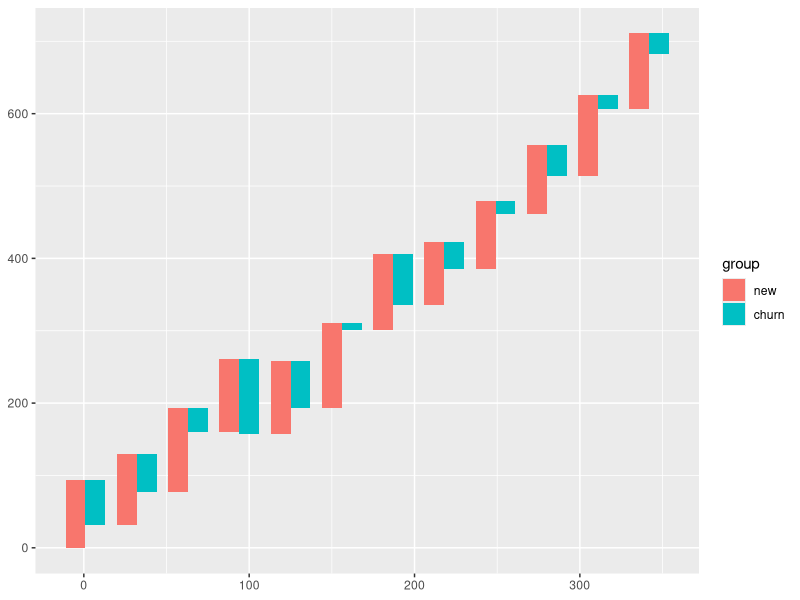
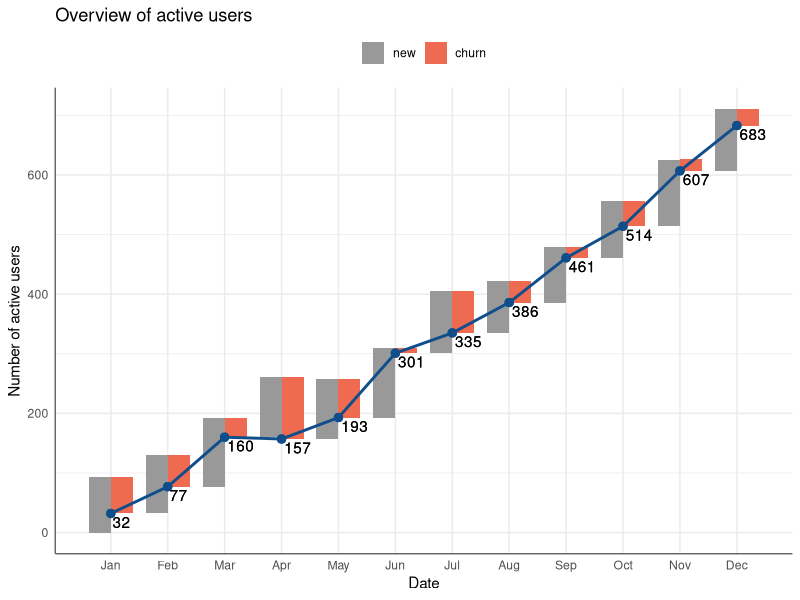
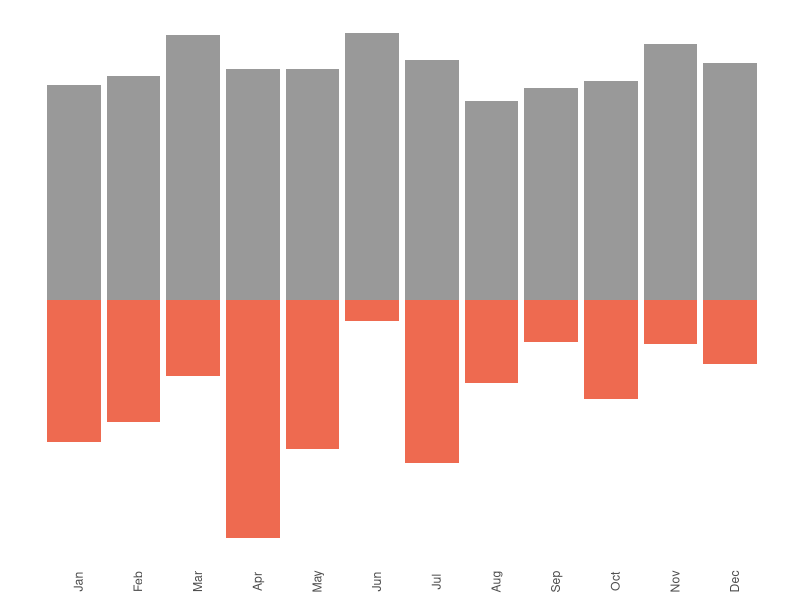
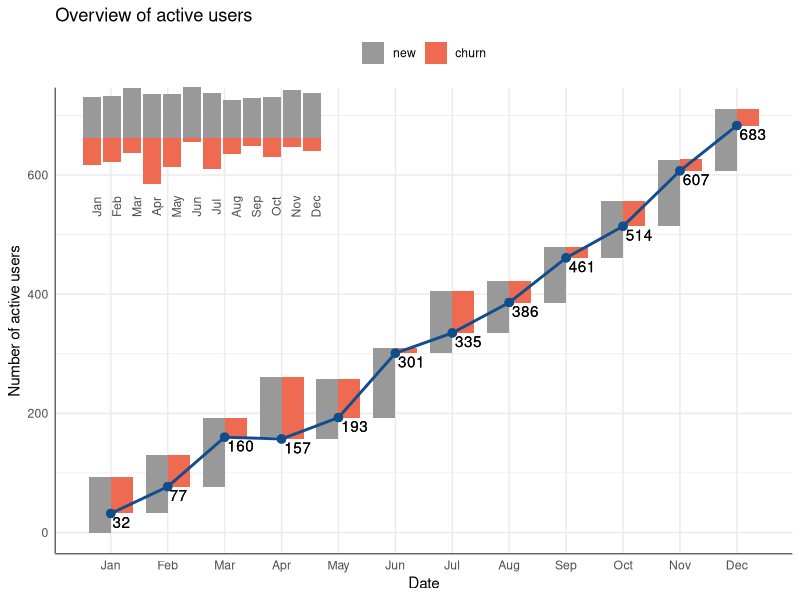

The R source for these figures, in order:
## ---- chunk 1
knitr::opts_chunk$set(warning = F, message = F)
## ---- chunk 2
# Load library
library(tidyverse)
library(ggplot2)
library(reshape2)
library(lubridate)
library(grid)
library(gridExtra)

# Create data for simulation
set.seed(123)
data <- data.frame(date = seq(1, 372, by = 31) %>% as_date)
data <- data %>% 
  mutate(new = abs(rnorm(12, 100, 10)) %>% round(0)) %>% 
  mutate(churn = abs(rnorm(12, 50, 30)) %>% round(0)) %>% 
  mutate(net = new - churn)  %>% 
  mutate(eop = cumsum(net)) %>% 
  select(-net)

data
## ---- chunk 3
# Define the width of segment
step <- 0.4*(max(data$date) - min(data$date))/(nrow(data) - 1)

# Define ymax of segment
data <- data %>% 
  mutate(ymax = eop + churn)

# Define ymin of segment
df <- data %>% 
  melt(id.vars = c("date", "eop", "ymax")) %>% 
  mutate(ymin = ymax - value) %>% 
  rename(group = variable)

# Define xmin and xmax of segments
df <- df %>% 
  mutate(xmin = case_when(
    group == "new" ~ date - step,
    TRUE ~ date 
  )) %>% 
  mutate(xmax = case_when(
    group == "new" ~ date,
    TRUE ~ date + step
  ))


# Create waterfall chart
df %>% 
  arrange(date) %>% 
  ggplot() +
  geom_rect(aes(xmin = xmin,
                xmax = xmax,
                ymin = ymin,
                ymax = ymax,
                fill = group)) -> p1
p1
## ---- chunk 4
# Create data for line chart
df2 <- df %>% select(date, eop) %>% distinct()

# Optimize colors, themes & add lines
p2 <- p1  + 
  geom_line(aes(date, eop), col = "dodgerblue4", size = 1) +
  geom_point(aes(date, eop), col = "dodgerblue4", size = 2.5) +
  geom_text(aes(date, eop, label = eop), vjust = 1.2, 
            hjust = -0.1) +
  scale_fill_manual(values = c("grey60", "coral2")) +
  theme_minimal() +
  theme(
    axis.line = element_line(color = "gray40", size = 0.5),
    legend.position = "top") +
  scale_x_date(breaks = data$date,
               date_labels = "%b") +
  theme(panel.grid.minor.x = element_blank(),
        legend.title = element_blank()) +
  ggtitle("Overview of active users") +
  xlab("Date") + 
  ylab("Number of active users")
p2
## ---- chunk 5
p3 <- df %>% 
  mutate(value = case_when(
    group == "churn" ~ -1 * value,
    TRUE ~ value
  )) %>% 
  ggplot(aes(date, value)) +
  geom_bar(aes(fill = group), stat = "identity") +
  scale_fill_manual(values = c("grey60", "coral2")) +
  theme_minimal() +
  theme(
    legend.position = "none",
    axis.title.x = element_blank(),
    axis.title.y = element_blank(),
    axis.ticks.y = element_blank(),
    axis.text.y = element_blank(),
    panel.grid.minor = element_blank(),
    panel.grid.major = element_blank(),
    axis.text.x = element_text(angle = 90)
  ) +
  scale_x_date(breaks = data$date,
               date_labels = "%b") 
p3
## ---- chunk 6
grid.newpage()

# Define position of the main chart
position_1 <- viewport(width = 1, height = 1, x = 0.5, y = 0.5)  # the larger map

# Position of the secondary chart
position_2 <- viewport(width = 0.35, height = 0.25, x = 0.25, y = 0.75)  

print(p2, vp = position_1)
print(p3, vp = position_2)
